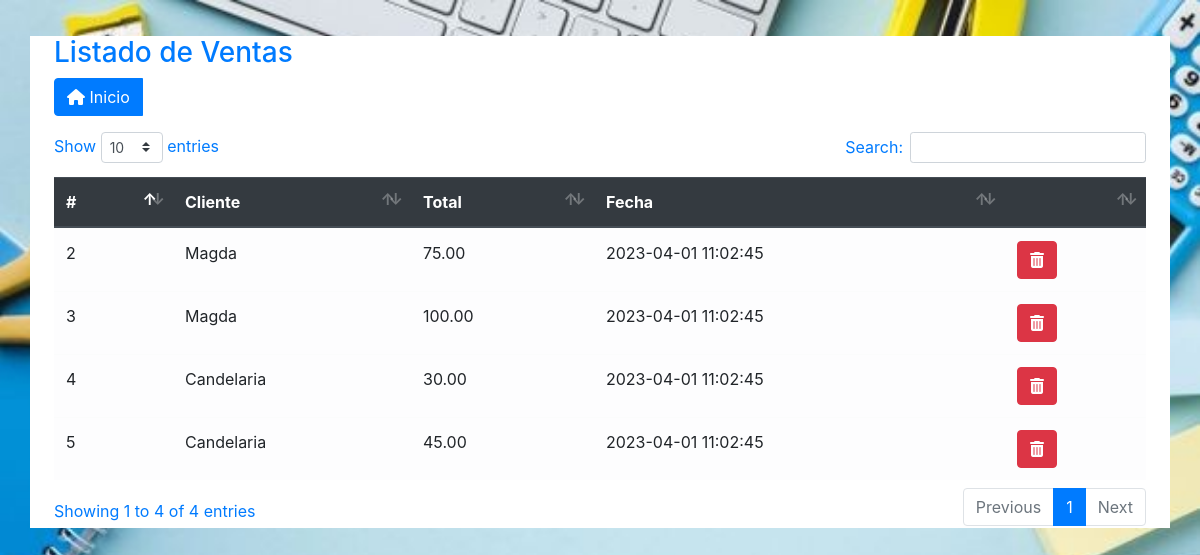
The page /ventas/listaventas.php on the database its author committed.
### tables this page shows
CREATE TABLE `ventas` (
  `id` int NOT NULL AUTO_INCREMENT,
  `id_cliente` int NOT NULL,
  `total` decimal(10,2) NOT NULL,
  `id_usuario` int NOT NULL,
  `fecha` timestamp NULL DEFAULT NULL,
  PRIMARY KEY (`id`)
);

CREATE TABLE `cliente` (
  `idcliente` int NOT NULL AUTO_INCREMENT,
  `nombre` varchar(50) NOT NULL,
  `apellidos` varchar(50) NOT NULL,
  `telefono` varchar(10) NOT NULL,
  `direccion` varchar(100) NOT NULL,
  PRIMARY KEY (`idcliente`)
);

### ventas/listaventas.php (the view, shortened to what this page needs)
<?php
require_once "../db_connection.php";
$query = mysqli_query($con, "SELECT v.*, c.idcliente, c.nombre FROM ventas v INNER JOIN cliente c ON v.id_cliente = c.idcliente");
?>
<!DOCTYPE html>
<html>
<head>
	<link rel="stylesheet" href="https://cdnjs.cloudflare.com/ajax/libs/font-awesome/6.3.0/css/all.min.css" />
	<link rel="stylesheet" type="text/css" href="../bootstrap5/css/magda.css">
	<link rel="stylesheet" type="text/css" href="../bootstrap5/css/styles.css">
	<link href="../bootstrap5/css/dataTables.bootstrap4.min.css" rel="stylesheet" />
</head>
<body>
	<div class="container">
		<div class="panel panel-primary">
			<div class="panel-heading">
		<h3>Listado de Ventas</h3>
			</div>
			<div class="panel-body">
				<div class="form-group input-group">
					<div class="input-group-prepend">
						<a href="../paneladmin.php" class="btn btn-primary"><i class="fa-solid fa-house"></i>
							Inicio</a>
					</div>
				</div>
				<table class="table table-light" id="tbl">
					<thead class="thead-dark">
						<tr>
							<th>#</th>
							<th>Cliente</th>
							<th>Total</th>
							<th>Fecha</th>
							<th></th>
						</tr>
					</thead>
					<tbody>
						<?php while ($row = mysqli_fetch_assoc($query)) { ?>
							<tr>
								<td><?php echo $row['id']; ?></td>
								<td><?php echo $row['nombre']; ?></td>
								<td><?php echo $row['total']; ?></td>
								<td><?php echo $row['fecha']; ?></td>
								<td>
									<a href="javascript:void(0);"><button class="btn btn-danger"><i class='fas fa-trash-alt'></i></button></span></a>
								</td>
							</tr>
						<?php } ?>
					</tbody>
				</table>
			</div>
		</div>
	</div>
</body>
</html>

### rows shown on the page
ventas: id "2", id_cliente.nombre "Magda", total "75.00", fecha "2023-04-01 11:02:45"
ventas: id "3", id_cliente.nombre "Magda", total "100.00", fecha "2023-04-01 11:02:45"
ventas: id "4", id_cliente.nombre "Candelaria", total "30.00", fecha "2023-04-01 11:02:45"
ventas: id "5", id_cliente.nombre "Candelaria", total "45.00", fecha "2023-04-01 11:02:45"
